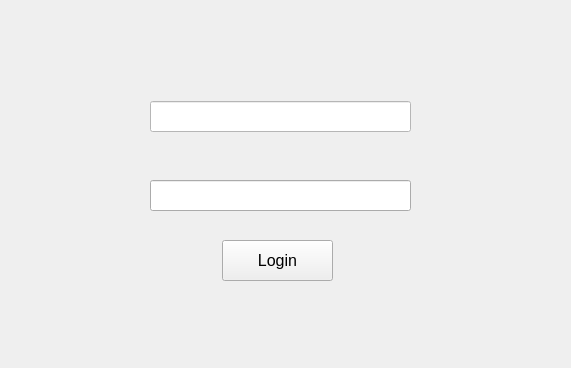
<?xml version="1.0" encoding="UTF-8"?>
<ui version="4.0">
 <class>MainWindow</class>
 <widget class="QMainWindow" name="MainWindow">
  <property name="geometry">
   <rect>
    <x>0</x>
    <y>0</y>
    <width>571</width>
    <height>368</height>
   </rect>
  </property>
  <property name="maximumSize">
   <size>
    <width>571</width>
    <height>409</height>
   </size>
  </property>
  <property name="font">
   <font>
    <pointsize>8</pointsize>
   </font>
  </property>
  <property name="windowTitle">
   <string>MainWindow</string>
  </property>
  <property name="styleSheet">
   <string notr="true">background-image: url(:/hotel_reservations_104.jpg);

</string>
  </property>
  <widget class="QWidget" name="centralwidget">
   <widget class="QLineEdit" name="lineEdit">
    <property name="geometry">
     <rect>
      <x>150</x>
      <y>101</y>
      <width>261</width>
      <height>31</height>
     </rect>
    </property>
    <property name="font">
     <font>
      <pointsize>10</pointsize>
     </font>
    </property>
    <property name="styleSheet">
     <string notr="true">background-color: rgb(255, 255, 255);</string>
    </property>
    <property name="text">
     <string/>
    </property>
   </widget>
   <widget class="QLineEdit" name="lineEdit_2">
    <property name="geometry">
     <rect>
      <x>150</x>
      <y>180</y>
      <width>261</width>
      <height>31</height>
     </rect>
    </property>
    <property name="font">
     <font>
      <pointsize>10</pointsize>
     </font>
    </property>
    <property name="styleSheet">
     <string notr="true">border-color: rgb(0, 0, 0);</string>
    </property>
    <property name="text">
     <string/>
    </property>
    <property name="echoMode">
     <enum>QLineEdit::Password</enum>
    </property>
   </widget>
   <widget class="QLabel" name="label">
    <property name="geometry">
     <rect>
      <x>110</x>
      <y>100</y>
      <width>31</width>
      <height>31</height>
     </rect>
    </property>
    <property name="font">
     <font>
      <pointsize>10</pointsize>
     </font>
    </property>
    <property name="styleSheet">
     <string notr="true">image: url(:/profil icon.png);
border-color: rgb(255, 255, 255);</string>
    </property>
    <property name="text">
     <string/>
    </property>
   </widget>
   <widget class="QPushButton" name="pushButton">
    <property name="geometry">
     <rect>
      <x>222</x>
      <y>240</y>
      <width>111</width>
      <height>41</height>
     </rect>
    </property>
    <property name="font">
     <font>
      <pointsize>12</pointsize>
     </font>
    </property>
    <property name="text">
     <string>Login</string>
    </property>
   </widget>
   <widget class="QLabel" name="label_2">
    <property name="geometry">
     <rect>
      <x>110</x>
      <y>180</y>
      <width>31</width>
      <height>31</height>
     </rect>
    </property>
    <property name="styleSheet">
     <string notr="true">image: url(:/password icon.png);</string>
    </property>
    <property name="text">
     <string/>
    </property>
   </widget>
  </widget>
 </widget>
 <resources/>
 <connections/>
</ui>
